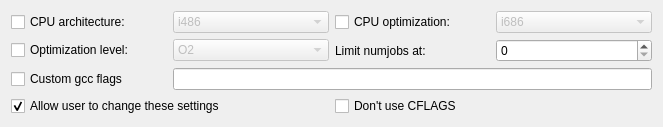
          <widget class="QWidget" name="page_9">
           <property name="geometry">
            <rect>
             <x>0</x>
             <y>0</y>
             <width>649</width>
             <height>119</height>
            </rect>
           </property>
           <attribute name="label">
            <string>GCC options and optimization</string>
           </attribute>
           <layout class="QGridLayout">
            <item row="0" column="0">
             <widget class="QCheckBox" name="cpuArchCheckBox">
              <property name="text">
               <string>CPU architecture:</string>
              </property>
             </widget>
            </item>
            <item row="0" column="1">
             <widget class="QComboBox" name="cpuArchComboBox">
              <property name="enabled">
               <bool>false</bool>
              </property>
              <property name="currentIndex">
               <number>1</number>
              </property>
              <item>
               <property name="text">
                <string>i386</string>
               </property>
              </item>
              <item>
               <property name="text">
                <string>i486</string>
               </property>
              </item>
              <item>
               <property name="text">
                <string>i586</string>
               </property>
              </item>
              <item>
               <property name="text">
                <string>pentium-mmx</string>
               </property>
              </item>
              <item>
               <property name="text">
                <string>i686</string>
               </property>
              </item>
              <item>
               <property name="text">
                <string>pentium2</string>
               </property>
              </item>
              <item>
               <property name="text">
                <string>pentium3</string>
               </property>
              </item>
              <item>
               <property name="text">
                <string>pentium-m</string>
               </property>
              </item>
              <item>
               <property name="text">
                <string>pentium4</string>
               </property>
              </item>
              <item>
               <property name="text">
                <string>prescott</string>
               </property>
              </item>
              <item>
               <property name="text">
                <string>nocona</string>
               </property>
              </item>
              <item>
               <property name="text">
                <string>k6</string>
               </property>
              </item>
              <item>
               <property name="text">
                <string>k6-2</string>
               </property>
              </item>
              <item>
               <property name="text">
                <string>k6-3</string>
               </property>
              </item>
              <item>
               <property name="text">
                <string>athlon</string>
               </property>
              </item>
              <item>
               <property name="text">
                <string>athlon64</string>
               </property>
              </item>
             </widget>
            </item>
            <item row="0" column="2">
             <widget class="QCheckBox" name="cpuTuneCheckBox">
              <property name="text">
               <string>CPU optimization:</string>
              </property>
             </widget>
            </item>
            <item row="0" column="3">
             <widget class="QComboBox" name="cpuTuneComboBox">
              <property name="enabled">
               <bool>false</bool>
              </property>
              <property name="currentIndex">
               <number>4</number>
              </property>
              <item>
               <property name="text">
                <string>i386</string>
               </property>
              </item>
              <item>
               <property name="text">
                <string>i486</string>
               </property>
              </item>
              <item>
               <property name="text">
                <string>i586</string>
               </property>
              </item>
              <item>
               <property name="text">
                <string>pentium-mmx</string>
               </property>
              </item>
              <item>
               <property name="text">
                <string>i686</string>
               </property>
              </item>
              <item>
               <property name="text">
                <string>pentium2</string>
               </property>
              </item>
              <item>
               <property name="text">
                <string>pentium3</string>
               </property>
              </item>
              <item>
               <property name="text">
                <string>pentium-m</string>
               </property>
              </item>
              <item>
               <property name="text">
                <string>pentium4</string>
               </property>
              </item>
              <item>
               <property name="text">
                <string>prescott</string>
               </property>
              </item>
              <item>
               <property name="text">
                <string>nocona</string>
               </property>
              </item>
              <item>
               <property name="text">
                <string>k6</string>
               </property>
              </item>
              <item>
               <property name="text">
                <string>k6-2</string>
               </property>
              </item>
              <item>
               <property name="text">
                <string>k6-3</string>
               </property>
              </item>
              <item>
               <property name="text">
                <string>athlon</string>
               </property>
              </item>
              <item>
               <property name="text">
                <string>athlon64</string>
               </property>
              </item>
             </widget>
            </item>
            <item row="1" column="0">
             <widget class="QCheckBox" name="optimizationCheckBox">
              <property name="text">
               <string>Optimization level:</string>
              </property>
             </widget>
            </item>
            <item row="1" column="1">
             <widget class="QComboBox" name="optimizationComboBox">
              <property name="enabled">
               <bool>false</bool>
              </property>
              <property name="currentIndex">
               <number>4</number>
              </property>
              <item>
               <property name="text">
                <string>O</string>
               </property>
              </item>
              <item>
               <property name="text">
                <string>Os</string>
               </property>
              </item>
              <item>
               <property name="text">
                <string>O0</string>
               </property>
              </item>
              <item>
               <property name="text">
                <string>O1</string>
               </property>
              </item>
              <item>
               <property name="text">
                <string>O2</string>
               </property>
              </item>
              <item>
               <property name="text">
                <string>O3</string>
               </property>
              </item>
              <item>
               <property name="text">
                <string>O4</string>
               </property>
              </item>
              <item>
               <property name="text">
                <string>O5</string>
               </property>
              </item>
              <item>
               <property name="text">
                <string>O6</string>
               </property>
              </item>
              <item>
               <property name="text">
                <string>O7</string>
               </property>
              </item>
              <item>
               <property name="text">
                <string>O8</string>
               </property>
              </item>
              <item>
               <property name="text">
                <string>O9</string>
               </property>
              </item>
             </widget>
            </item>
            <item row="1" column="2">
             <widget class="QLabel" name="maxNumjobsLabel">
              <property name="text">
               <string>Limit numjobs at:</string>
              </property>
             </widget>
            </item>
            <item row="1" column="3">
             <widget class="QSpinBox" name="maxNumjobsSpinBox"/>
            </item>
            <item row="2" column="0">
             <widget class="QCheckBox" name="customGccOptionsCheckBox">
              <property name="text">
               <string>Custom gcc flags</string>
              </property>
             </widget>
            </item>
            <item row="2" column="1" colspan="3">
             <widget class="QLineEdit" name="customGccOptionsEdit"/>
            </item>
            <item row="3" column="0" colspan="2">
             <widget class="QCheckBox" name="AllowUserToChangeCheckBox">
              <property name="text">
               <string>Allow user to change these settings</string>
              </property>
              <property name="checked">
               <bool>true</bool>
              </property>
             </widget>
            </item>
            <item row="3" column="2">
             <widget class="QCheckBox" name="dontUseCflags">
              <property name="text">
               <string>Don't use CFLAGS</string>
              </property>
             </widget>
            </item>
            <item row="4" column="0" colspan="4">
             <spacer>
              <property name="orientation">
               <enum>Qt::Vertical</enum>
              </property>
              <property name="sizeHint" stdset="0">
               <size>
                <width>641</width>
                <height>40</height>
               </size>
              </property>
             </spacer>
            </item>
           </layout>
          </widget>
